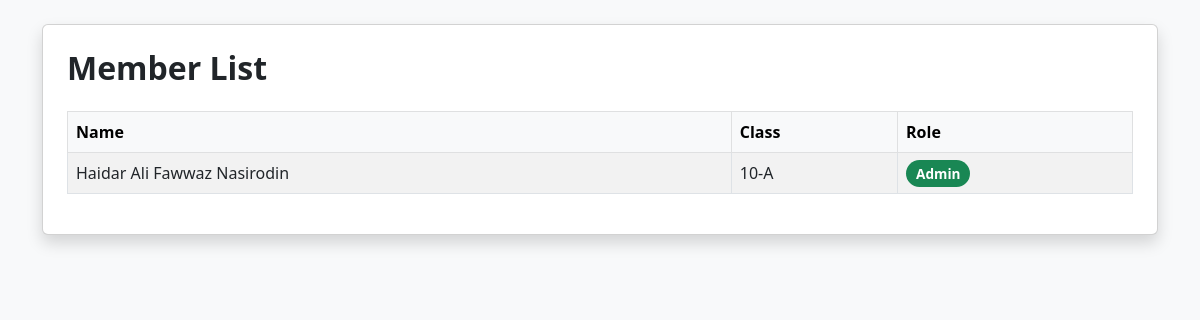
The app's page /member-list (signed in), older data.
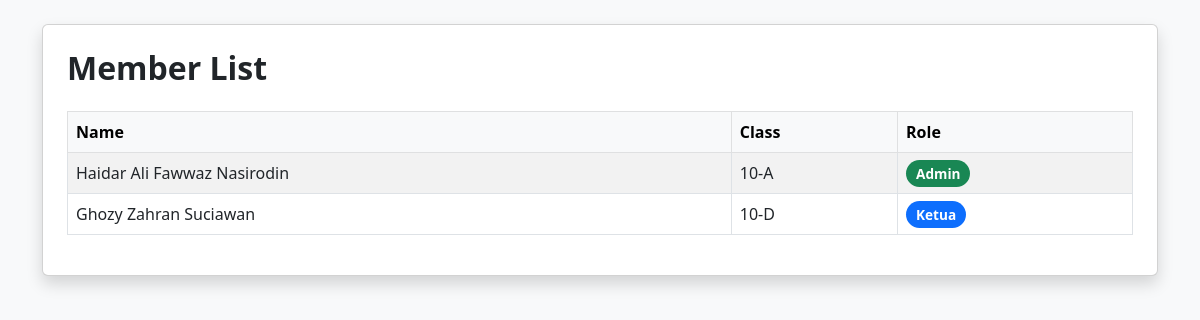
The same page, newer data.
### models.py (models this page shows)
class User(UserMixin, db.Model):
    id = db.Column(db.Integer, primary_key=True)
    username = db.Column(db.String(150), unique=True)
    password = db.Column(db.String(255))
    name = db.Column(db.String(150))
    class_name = db.Column(db.String(50))
    role = db.Column(db.String(50))

### app.py (the view)
@app.route('/member-list')
@login_required
def member_list():
    users = User.query.all()
    return render_template('member_list.html', users=users)

### app.py (called while the page is built)
@login_manager.user_loader
def load_user(user_id):
    return User.query.get(int(user_id))

### templates/member_list.html (shortened to what this page needs)
<!DOCTYPE html>
<html>
<head>
    <link href="https://cdn.jsdelivr.net/npm/bootstrap@5.3.0/dist/css/bootstrap.min.css" rel="stylesheet">
    <link rel="stylesheet" href="/static/style.css">
</head>
<body class="bg-light">
<div class="container mt-4">
    <div class="card shadow p-4">
        <h2 class="fw-bold mb-4">Member List</h2>
        <table class="table table-bordered table-striped">
            <thead class="table-light">
                <tr>
                    <th>Name</th>
                    <th>Class</th>
                    <th>Role</th>
                </tr>
            </thead>
            <tbody>
                {% for u in users %}
                <tr>
                    <td>{{ u.name }}</td>
                    <td>{{ u.class_name }}</td>
                    <td>
                        {% if u.role == 'member' %}
                            <span class="role-badge role-member">Member</span>
                        {% elif u.role == 'admin' %}
                            <span class="role-badge role-admin">Admin</span>
                        {% elif u.role == 'ketua' %}
                            <span class="role-badge role-ketua">Ketua</span>
                        {% elif u.role == 'pembina' %}
                            <span class="role-badge role-pembina">Pembina</span>
                        {% endif %}
                    </td>
                </tr>
                {% endfor %}
            </tbody>
        </table>
    </div>
</div>
</body>
</html>

### static/style.css (style rules this page uses)
.role-badge { padding: 4px 10px; border-radius: 20px; font-size: 0.85rem; font-weight: 600; color: white; }
.role-admin { background-color: #198754; }
.role-ketua { background-color: #0d6efd; }
.table th { background-color: #f8f9fa; }

Row changes from the older to the newer data that the page shows:
added User: name "Ghozy Zahran Suciawan", class_name "10-D", role "Ketua"
